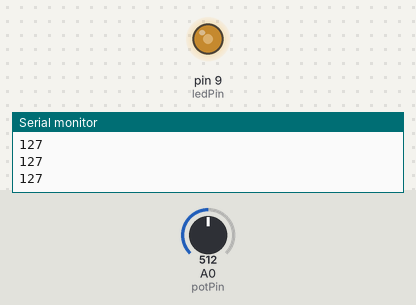
The sketch below on a simulated Arduino Uno, built with avr-gcc and run on an emulated ATmega328P. On the bench: output pins drawn as LEDs (lit = HIGH), the last lines printed to the serial monitor. The test bench sets the inputs (shaded band); at power-on: A0 (potPin) = 512.

Above: at 1.2 s.
1.3 s: A0 (potPin) set to 716
At 1.6 s:
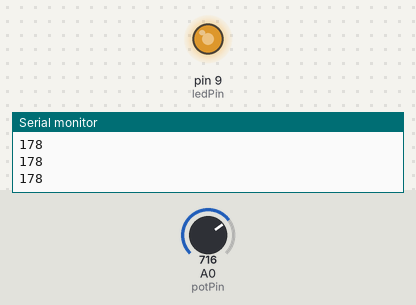
2.8 s: A0 (potPin) set to 900
At 4.0 s:
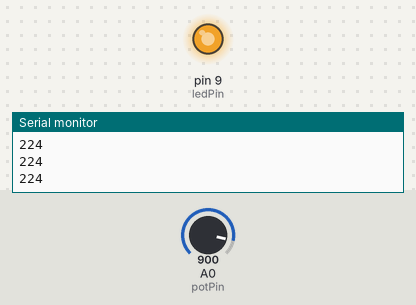
4.3 s: A0 (potPin) set to 122
At 5.1 s:
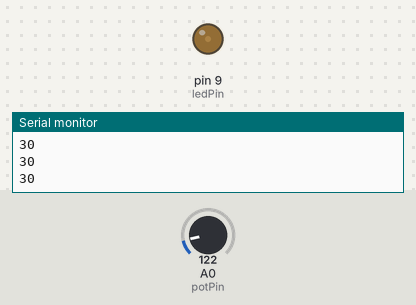
5.8 s: A0 (potPin) set to 0
At 6.3 s:
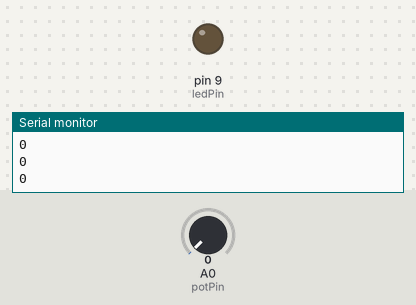
7.3 s: A0 (potPin) set to 511
At 8.6 s:
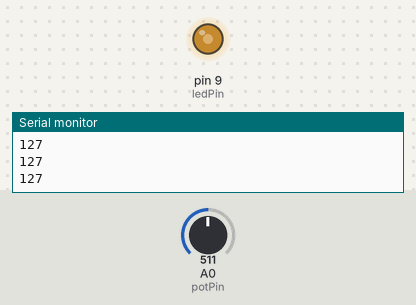
Timing chart, 0 to 9.8 s (numbered marks = the images above; inputs shaded):
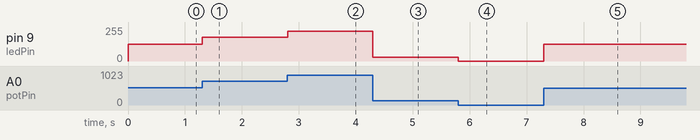

Measured:
- after the input at 1.3 s, pin 9 (ledPin): 127/255 → 178/255 at once
- after the input at 2.8 s, pin 9 (ledPin): 178/255 → 224/255 at once
- after the input at 4.3 s, pin 9 (ledPin): 224/255 → 30/255 at once
- after the input at 5.8 s, pin 9 (ledPin): 30/255 → 0/255 at once
- after the input at 7.3 s, pin 9 (ledPin): 0/255 → 127/255 at once

The sketch:

led-potentiometer.ino
```cpp
const int ledPin = 9;
const int potPin = A0;

void setup() {
  pinMode(potPin, INPUT);
  pinMode(ledPin, OUTPUT);

  Serial.begin(9600);
}

void loop() {
  int potValue = analogRead(potPin);
  int brightness = map(potValue, 0, 1023, 0, 255);
  analogWrite(ledPin, brightness);

  Serial.println(brightness);
}
```
